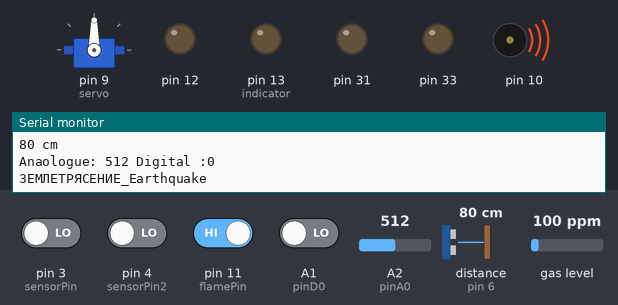
This sketch was run on a simulated Arduino Mega 2560, built with avr-gcc and run on an emulated ATmega2560. Parts: servo, output pins drawn as LEDs (lit = HIGH), buzzer (waves = sounding), the last lines printed to the serial monitor. Wiring (inferred from the names in the program): ultrasonic range finder: trigger pin 7; echo pin 6. The inputs (shaded band) are chosen by the test bench; at power-on: pin 11 (flamePin) HIGH, A1 (pinD0), pin 3 (sensorPin), pin 4 (sensorPin2) LOW, distance to the obstacle (sensor on pin 6) 80 cm, A2 (pinA0) = 512, gas level 100 ppm. The echo pulse lasts 58.3 µs per cm; pins used as bus, display or sensor lines are not drawn.

Above: at 1.7 s.
1.8 s: pin 4 (sensorPin2) driven HIGH
At 5.1 s:
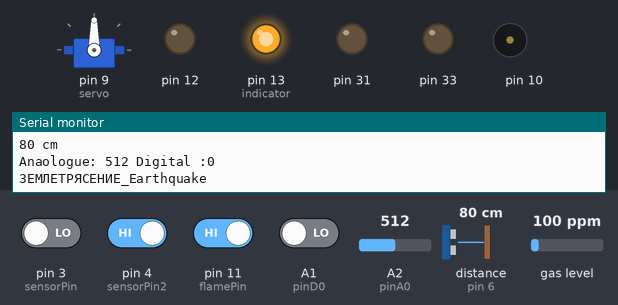
7.3 s: pin 3 (sensorPin) driven HIGH
At 8.28 s:
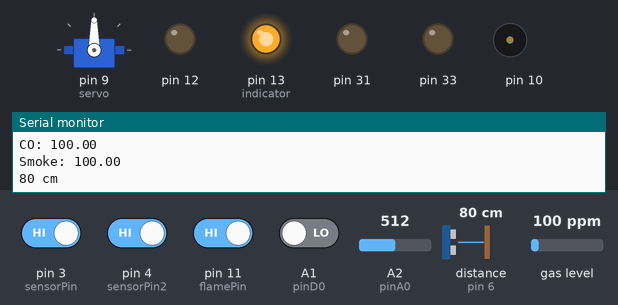
14.9 s: distance to the obstacle (sensor on pin 6) set to 2 cm
22.5 s: A2 (pinA0) set to 993
26.0 s: A2 (pinA0) set to 1010
At 26.0 s:
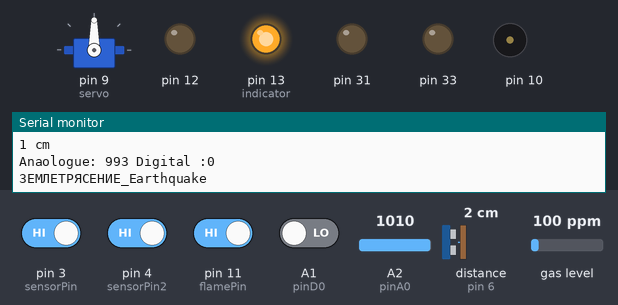
Timing chart, 0 to 29.0 s (numbered marks = the images above; inputs shaded):
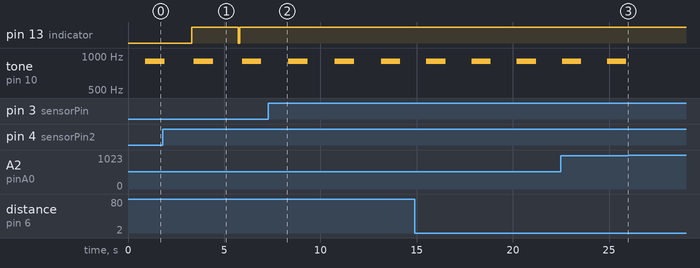

The sketch:

Code_for_Mega.ino
```cpp
//общий скетч
//--------БИБЛИОТЕКИ-----------------------------------------------------------------
#include <MQ2.h>  // библиотека для датчика газа
#include <Servo.h> //библиотека для работы с сервоприводом
#include <Wire.h>
//--------БИБЛИОТЕКИ-----------------------------------------------------------------
//--------ГЛОБАЛЬНЫЕ ПЕРЕМЕННЫЕ------------------------------------------------------
int command;
int commandYell;
int commandWhite;
bool FLAME=false;
bool GAS=false;
bool EQ=false;
bool GREEN=false;
bool WHITE=false;
bool YELLOW=false;
bool DOOR=false;
#define PIN_MQ2  A0  // инициализируем пин для подключения датчика газа
#define  flamePin  11 // задаем имя для датчика огня
MQ2 mq2(PIN_MQ2);  // создаём объект для работы с д. газа

//датчик вибрации
int pinA0 = A2;                         // Пин к которому подключен A0
int pinD0 = A1;                         // Пин к которому подключен D0
int motionDetected = 0;                 //переменная состояния
int sensorVal = 0;                      //значения датчика

//датчик огня
int  flame;

//ультразвуковой дальномер
int echoPin = 6; //инициализируем ультразвуковой дальномер
int trigPin = 7; //инициализируем ультразвуковой дальномер

//сервопривод
Servo servo; //объявляем переменную servo типа Servo

//инфракрасные датчики движения
byte sensorPin = 3;//инициализация инфр.д.движения1
byte sensorPin2 = 4;//инициализация инфр.д.движения2
byte indicator = 13;//индикатор(светодиод на плате)
//--------ГЛОБАЛЬНЫЕ ПЕРЕМЕННЫЕ------------------------------------------------------

//функция setup---------------------------------------------------------------------------------------------------------------------------------
void setup() {
 Wire.begin(8);                /* join i2c bus with address 8 */
 Wire.onReceive(receiveEvent); /* register receive event */
 Wire.onRequest(requestEvent); /* register request event */

  Serial.begin(9600);//задаём скорость работы монитора последовательного порта
  mq2.begin();//метод для инициализации работы с датчиком MQ2

  pinMode(sensorPin,INPUT);//устанавливаем инфр.д.движения1 как выход
  pinMode(sensorPin2,INPUT);//устанавливаем инфр.д.движения2 как выход
  pinMode(indicator,OUTPUT);//устанавливаем индикатор(светодиод на плате) как выход
  //ультразвуковой дальномер
  pinMode(trigPin, OUTPUT);
  pinMode(echoPin, INPUT);
  pinMode(33, OUTPUT);//LED лента желтая
  pinMode(31, OUTPUT);//LED лента белый холодный
  pinMode(12, OUTPUT);//LED лента зелёная

  //инициализация сервопривода
  servo.attach(9); //привязываем привод к порту 9

  //датчик вибрации
  pinMode (pinA0, INPUT);              // Установим вывод A0 как вход
  pinMode (pinD0, INPUT);              // Установим вывод A1 как вход

  //датчик огня
  pinMode(flamePin, INPUT);

  //пьезоизлучатель
  pinMode(10, OUTPUT); // объявляем пин 10 как выход
}
//функция setup----------------------------------------------------------------------------------------------------------------------------------
void loop() {
  delay(100);
//----------------считывание инфр.дат.движ1------------------
  byte state = digitalRead(sensorPin);//считываем состояние инф.д.дв.1
  digitalWrite(indicator,state);
   if(state == 1){
    commandYell=1;
    YELLOW=true;
    pinMode(33, HIGH);
  }
 else {
  commandYell=0;
  if(YELLOW==false){
  pinMode(33, LOW);
  delay(100);}}
 //----------------считывание инфр.дат.движ1------------------
 //----------------считывание инфр.дат.движ2------------------
  byte state2 = digitalRead(sensorPin2);//считываем состояние инф.д.дв.2
  digitalWrite(indicator,state2);

   if(state2 == 1){
    commandWhite=1;
    WHITE=true;
    pinMode(31, HIGH);
  }
 else {
  commandWhite=0;
  if(WHITE==false){
  pinMode(31, LOW);
  delay(100);}}
  //----------------считывание инфр.дат.движ2------------------
  //----------------считывание датчика газа--------------------
   float* values = mq2.read(true);
   Serial.println("LPG: "+ String(mq2.readLPG()));
   Serial.println("CO: "+ String(mq2.readCO()));///mq2.readCO()> 0.01000
   Serial.println("Smoke: "+ String(mq2.readSmoke()));
   if(mq2.readLPG()>0.0108)  {
    GAS=true;
   }
  else  if(mq2.readSmoke()>0.0500) //при обнаружении газа включается сигнализация
   {
    GAS=true;
   }
  else GAS=false;

//----------------считывание датчика газа--------------------
 //---------------ультразвуковой дальномер-------------------
  int duration, cm;
  digitalWrite(trigPin, LOW);
  delayMicroseconds(2);
  digitalWrite(trigPin, HIGH);
  delayMicroseconds(10);
  digitalWrite(trigPin, LOW);
  duration = pulseIn(echoPin, HIGH);
  cm = duration / 58;
  Serial.print(cm);
  Serial.println(" cm");
  if(cm<=5){
    command=1;
    GREEN=true;
    pinMode(12, HIGH);//LED лента зелёная
  }
 else {
  command=0;
  if(GREEN==false){
  pinMode(12, LOW);//LED лента зелёная
  delay(100);}
 }
 //---------------ультразвуковой дальномер-------------------

 //---------------датчик вибрации----------------------------
  motionDetected = digitalRead(pinD0); // Считываем показания
  sensorVal = analogRead(pinA0);       // Считываем показания
  Serial.print("Anaologue: ");
  Serial.print(sensorVal);
  Serial.print(" Digital :");
  Serial.println(motionDetected);
  if(sensorVal<1010) //при обнаружении землетрясения включаем сигнализацию
   {
    EQ=true;
    Serial.println("ЗЕМЛЕТРЯСЕНИЕ_Earthquake");
    tone(10, 900); // включаем на пьезодинамик 900 Гц
      delay(1000); // ждем 1 секунду
      noTone(10); // отключаем пьезодинамик
      delay(1000); // ждем 1 секунду
  }
  else{
    EQ=false;
  }
//---------------датчик вибрации----------------------------
//---------------датчик огня--------------------------------
  flame = digitalRead(flamePin);  // считываем данные с датчика
   Serial.print("Flame Sensor - ");  // выводим данные на монитор
   Serial.println(flame);

   Serial.println(" ");
   if(flame==0) //при пожаре включаем сигнализацию
   {
      FLAME=true;
      tone(10, 900); // включаем на пьезодинамик 900 Гц
      delay(1000); // ждем 1 секунду
      noTone(10); // отключаем пьезодинамик на пин 11
      delay(1000); // ждем 1 секунду
   }
   if(flame!=0) FLAME=false;
   delay(200);
   //---------------датчик огня--------------------------------
   receiveEvent(1);
   requestEvent();
}

// function that executes whenever data is received from master
void receiveEvent(int howMany) {
 while (0 <Wire.available()) {
    char c = Wire.read();      /* receive byte as a character */
    Serial.print(c);           /* print the character */
    switch(c)
    {
      case '0':
      if (command==0){
            pinMode(12, LOW);//LED лента зелёная
            GREEN=false;}
            break;
      case '1':
            pinMode(12, HIGH);//LED лента зелёная
            GREEN=true;
            break;
      case '2':
      if (commandYell==0){
            pinMode(33, LOW);//LED лента желтая
            YELLOW=false;}
            break;
      case '3':
            pinMode(33, HIGH);//LED лента желтая
            YELLOW=true;
            break;
      case '4':
      if (commandWhite==0){
            pinMode(31, LOW);//LED лента белая
            WHITE=false;}
            break;
      case '5':
            pinMode(31, HIGH);//LED лента белая
            WHITE=true;
            break;
      case '6':
            servo.write(0); //ставим вал1 под 0
            delay(100); //ждем 1 мсек
            servo.write(45); //ставим вал1 под 45
            delay(100); //ждем 1 мсек
            servo.write(90); //ставим вал1 под 90
            delay(100); //ждем 1 мсек
            servo.write(120); //ставим вал1 под 120
            delay(100); //ждем 1 мсек
            servo.write(160); //ставим вал1 под 120
            delay(100); //ждем 1 мсек
            servo.write(180); //ставим вал1 под 175
            delay(100); //ждем 1 мсек
            break;
      case '7':
            servo.write(0); //ставим вал1 под 0
            break;
        default:
           Serial.println("c is undefined");
            break;
    }
  }
 Serial.println();             /* to newline */
}

void requestEvent() {
  if(FLAME)
    Wire.write("1");
  else if(GAS)
    Wire.write("2");
  else if(EQ)
  Wire.write("3");
  else Wire.write("0");
}
```

Measured:
- the behaviour switches between 1009 and 1010 on A2 (pinA0) (found by bisection; images 2 and 3)
- after the input at 1.8 s, pin 13 (indicator): LOW → HIGH after 1.5 s, → LOW 2.4 s later, → HIGH 0.10 s later
- after the input at 7.3 s, pin 13 (indicator): stops changing and stays HIGH
- after the input at 26.0 s, tone on pin 10: stops changing and stays silent
- by itself, tone on pin 10: alternates 900 Hz for 1.0 s and silent for 1.4 s
